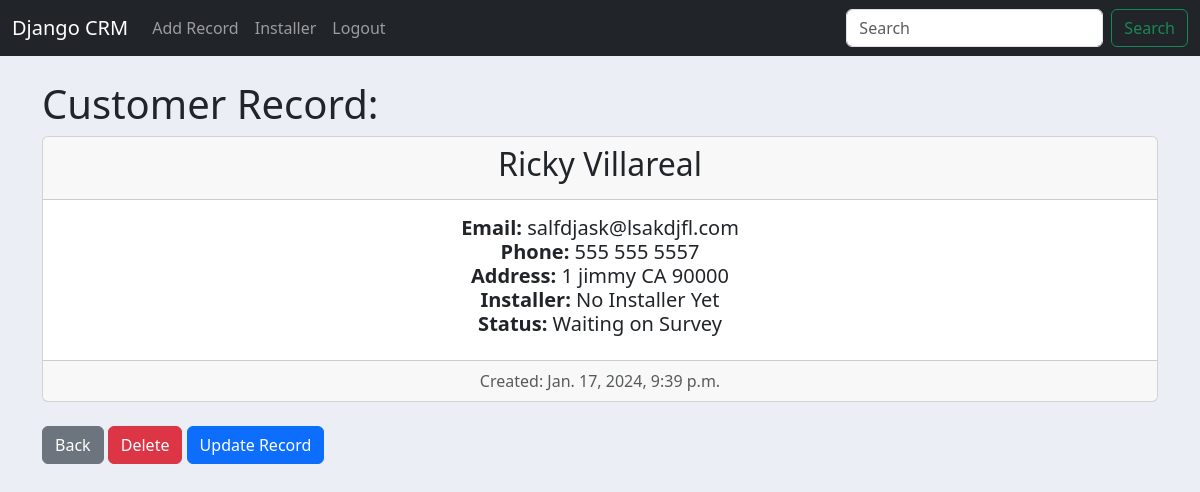
/record/3 (signed in), run on an earlier commit of the app's database.
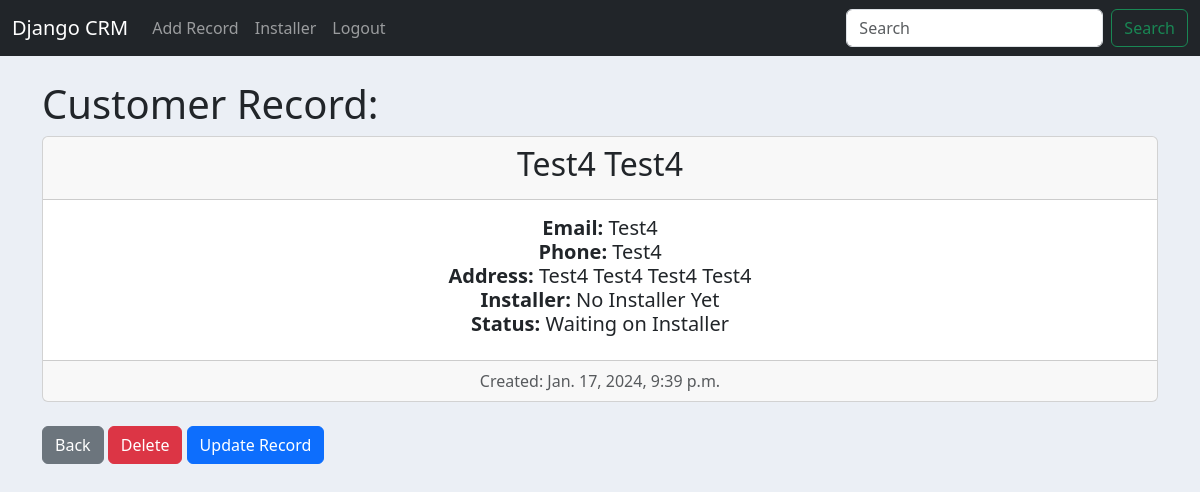
And on a later commit of the database.
### website/models.py (models this page shows, shortened)
class Record(models.Model):
    created_at = models.DateTimeField(auto_now_add=True)
    first_name = models.CharField(max_length = 50)
    last_name = models.CharField(max_length = 50)
    email = models.CharField(max_length = 75)
    phone = models.CharField(max_length = 12)
    address = models.CharField(max_length = 100)
    city = models.CharField(max_length = 50)
    state = models.CharField(max_length = 25)
    zipcode = models.CharField(max_length = 10)
    installer_name = models.CharField(max_length = 50, default = 'No Installer Yet')
    project_status = models.CharField(max_length = 50, choices=PROJECT_STATUS, default = 'Waiting on Survey')
    project_tier = models.CharField(max_length = 50, choices=PROJECT_TIERS, default = '')

### website/views.py (the view)
# urls.py: path("record/<int:pk>", views.customer_record, name='record'),
def customer_record(request, pk):
    if request.user.is_authenticated:
        customer_record = Record.objects.get(id=pk)
        return render(request, 'record.html', {'customer_record': customer_record})
    else:
        messages.success(request, "You must be logged in to see that record!", extra_tags='success')
        return redirect('home')

### website/templates/record.html
{% extends 'base.html' %}
{% block content %}
    <h1> Customer Record: </h1>
    <div class="card text-center">
        <div class="card-header">
            <h2>{{ customer_record.first_name }} {{ customer_record.last_name }} </h2>
        </div>
        <div class="card-body">
          <h5 class="card-title">
            <strong> Email: </strong> {{ customer_record.email }} <br>
            <strong> Phone: </strong> {{ customer_record.phone }} <br>
            <strong> Address:</strong> {{ customer_record.address }}
              {{ customer_record.city }}
              {{ customer_record.state }}
              {{ customer_record.zipcode }} <br>
            <strong> Installer: </strong> {{ customer_record.installer_name }} <br>
            <strong> Status: </strong> {{ customer_record.project_status }} <br>
          </h5>
        </div>
        <div class="card-footer text-body-secondary">
          Created: {{ customer_record.created_at }}
        </div>
    </div>
      <br>
      <a href="{% url 'home' %}" class ="btn btn-secondary">Back</a>
      <a href="{% url 'delete_record' customer_record.id %}" class ="btn btn-danger">Delete</a>
      <a href="{% url 'update_record' customer_record.id %}" class ="btn btn-primary">Update Record</a>
{% endblock %}

What changed in the data, as far as the page shows it:
changed Record "No Installer Yet": first_name "Ricky" → "Test4"; last_name "Villareal" → "Test4"; email "salfdjask@lsakdjfl.com" → "Test4"; phone "555 555 5557" → "Test4"; address "1" → "Test4"; city "jimmy" → "Test4"; state "CA" → "Test4"; zipcode "90000" → "Test4"; project_status "Waiting on Survey" → "Waiting on Installer"
